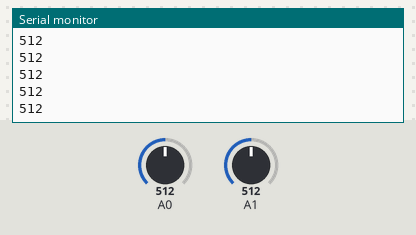
A sketch run on a simulated Arduino Uno, built with avr-gcc and run on an emulated ATmega328P. On the bench: the last lines printed to the serial monitor. The test bench sets the inputs (shaded band); at power-on: A0 = 512, A1 = 512.

Above: at 1.2 s.
1.3 s: A0 set to 490
At 1.34 s:
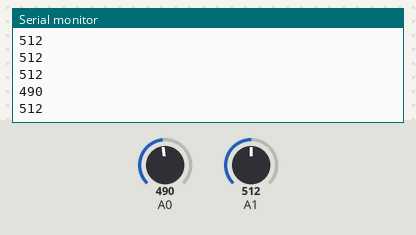
2.8 s: A1 set to 716
At 3.6 s:
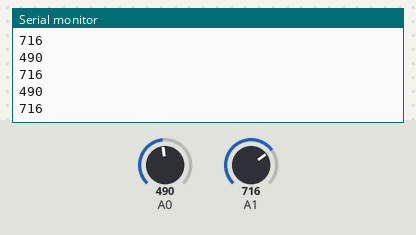
4.3 s: A0 set to 510
At 4.52 s:
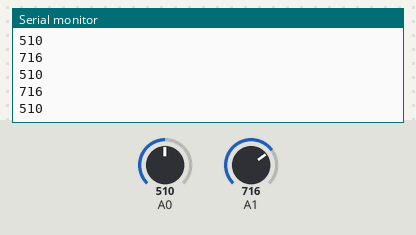
5.8 s: A1 set to 900
At 5.86 s:
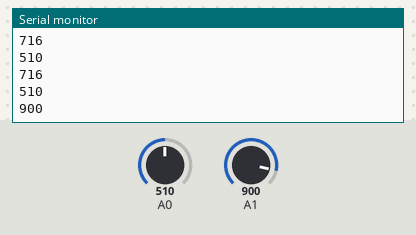
Timing chart, 0 to 8.3 s (numbered marks = the images above; inputs shaded):
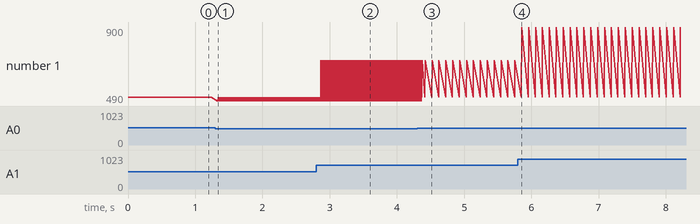

The sketch:

MOTOR.ino
```cpp
#include <LiquidCrystal.h>
LiquidCrystal lcd(12,11,5,4,3,2);
int f=0;
void setup() {
  // put your setup code here, to run once:
  Serial.begin(9600);
  pinMode(5,OUTPUT);
  pinMode(4,OUTPUT);
  pinMode(3,OUTPUT);
  pinMode(2,OUTPUT);
  pinMode(11,OUTPUT);


}

void loop() {
  int a=analogRead(A0);
  Serial.println(a);
  delay(1);
  int b=analogRead(A1);
  Serial.println(b);
  delay(1);
//
//  if(a>500&&f==0)
//  {
//    f=1;
//  }
  if(a>500&&b>500)
  {
    analogWrite(11,255);
    digitalWrite(4,HIGH);
    digitalWrite(5,LOW);
    delay(100);
    digitalWrite(2,HIGH);
    digitalWrite(3,LOW);
    f=2;
  }
//  if(a<500&&f==2)
//  {
//   f=3;
//  }
  if(a<500&&b<500)
  {
    analogWrite(11,55);
    digitalWrite(4,LOW);
    digitalWrite(5,HIGH);
    digitalWrite(3,HIGH);
    digitalWrite(2,LOW);
  }
  if(a>500&&b<500)
  {
    digitalWrite(4,HIGH);
    digitalWrite(5,LOW);
    delay(100);
    digitalWrite(2,LOW);
    digitalWrite(3,HIGH);
  }
  if(b>500&&a<500)
  {
    digitalWrite(2,HIGH);
    digitalWrite(3,LOW);
    digitalWrite(4,LOW);
    digitalWrite(5,HIGH);


  }
}
```

Measured:
- after the input at 1.3 s, the serial monitor: prints a new line at once (image 1)
- after the input at 2.8 s, the serial monitor: prints a new line after 0.07 s (image 2)
- after the input at 4.3 s, the serial monitor: prints a new line after 0.07 s (image 3)
- after the input at 5.8 s, the serial monitor: prints a new line after 0.06 s (image 4)
- plotted number 1: 716 → 900 after the input at 5.8 s
